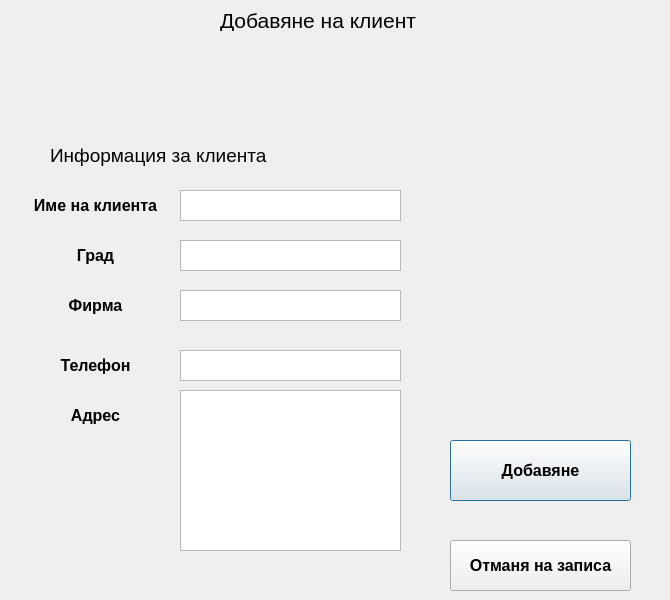
<?xml version="1.0" encoding="UTF-8"?>
<ui version="4.0">
 <class>NewClient</class>
 <widget class="QDialog" name="NewClient">
  <property name="geometry">
   <rect>
    <x>0</x>
    <y>0</y>
    <width>670</width>
    <height>600</height>
   </rect>
  </property>
  <property name="windowTitle">
   <string>Dialog</string>
  </property>
  <widget class="QLabel" name="L_Klient_Main">
   <property name="geometry">
    <rect>
     <x>50</x>
     <y>140</y>
     <width>221</width>
     <height>31</height>
    </rect>
   </property>
   <property name="font">
    <font>
     <pointsize>14</pointsize>
    </font>
   </property>
   <property name="text">
    <string>Информация за клиента</string>
   </property>
  </widget>
  <widget class="QLabel" name="L_Klient_Name">
   <property name="geometry">
    <rect>
     <x>10</x>
     <y>190</y>
     <width>171</width>
     <height>31</height>
    </rect>
   </property>
   <property name="font">
    <font>
     <pointsize>12</pointsize>
     <weight>75</weight>
     <bold>true</bold>
    </font>
   </property>
   <property name="autoFillBackground">
    <bool>true</bool>
   </property>
   <property name="text">
    <string>Име на клиента</string>
   </property>
   <property name="alignment">
    <set>Qt::AlignCenter</set>
   </property>
  </widget>
  <widget class="QLabel" name="L_Klien_City">
   <property name="geometry">
    <rect>
     <x>10</x>
     <y>240</y>
     <width>171</width>
     <height>31</height>
    </rect>
   </property>
   <property name="font">
    <font>
     <pointsize>12</pointsize>
     <weight>75</weight>
     <bold>true</bold>
    </font>
   </property>
   <property name="autoFillBackground">
    <bool>true</bool>
   </property>
   <property name="text">
    <string>Град</string>
   </property>
   <property name="alignment">
    <set>Qt::AlignCenter</set>
   </property>
  </widget>
  <widget class="QLabel" name="L_Klient_Firm">
   <property name="geometry">
    <rect>
     <x>10</x>
     <y>290</y>
     <width>171</width>
     <height>31</height>
    </rect>
   </property>
   <property name="font">
    <font>
     <pointsize>12</pointsize>
     <weight>75</weight>
     <bold>true</bold>
    </font>
   </property>
   <property name="autoFillBackground">
    <bool>true</bool>
   </property>
   <property name="text">
    <string>Фирма</string>
   </property>
   <property name="alignment">
    <set>Qt::AlignCenter</set>
   </property>
  </widget>
  <widget class="QLabel" name="L_Klient_Phone">
   <property name="geometry">
    <rect>
     <x>10</x>
     <y>350</y>
     <width>171</width>
     <height>31</height>
    </rect>
   </property>
   <property name="font">
    <font>
     <pointsize>12</pointsize>
     <weight>75</weight>
     <bold>true</bold>
    </font>
   </property>
   <property name="autoFillBackground">
    <bool>true</bool>
   </property>
   <property name="text">
    <string>Телефон</string>
   </property>
   <property name="alignment">
    <set>Qt::AlignCenter</set>
   </property>
  </widget>
  <widget class="QLabel" name="L_Klient_Address">
   <property name="geometry">
    <rect>
     <x>10</x>
     <y>400</y>
     <width>171</width>
     <height>31</height>
    </rect>
   </property>
   <property name="font">
    <font>
     <pointsize>12</pointsize>
     <weight>75</weight>
     <bold>true</bold>
    </font>
   </property>
   <property name="autoFillBackground">
    <bool>true</bool>
   </property>
   <property name="text">
    <string>Адрес</string>
   </property>
   <property name="alignment">
    <set>Qt::AlignCenter</set>
   </property>
  </widget>
  <widget class="QTextEdit" name="Text_KlientName">
   <property name="geometry">
    <rect>
     <x>180</x>
     <y>190</y>
     <width>221</width>
     <height>31</height>
    </rect>
   </property>
  </widget>
  <widget class="QTextEdit" name="Text_KlientCity">
   <property name="geometry">
    <rect>
     <x>180</x>
     <y>240</y>
     <width>221</width>
     <height>31</height>
    </rect>
   </property>
  </widget>
  <widget class="QTextEdit" name="Text_KlientFirm">
   <property name="geometry">
    <rect>
     <x>180</x>
     <y>290</y>
     <width>221</width>
     <height>31</height>
    </rect>
   </property>
  </widget>
  <widget class="QTextEdit" name="Text_KlientPhone">
   <property name="geometry">
    <rect>
     <x>180</x>
     <y>350</y>
     <width>221</width>
     <height>31</height>
    </rect>
   </property>
  </widget>
  <widget class="QTextEdit" name="Text_KlientAddress">
   <property name="geometry">
    <rect>
     <x>180</x>
     <y>390</y>
     <width>221</width>
     <height>161</height>
    </rect>
   </property>
  </widget>
  <widget class="QLabel" name="MainKlientFormLabel">
   <property name="geometry">
    <rect>
     <x>220</x>
     <y>10</y>
     <width>211</width>
     <height>21</height>
    </rect>
   </property>
   <property name="font">
    <font>
     <pointsize>16</pointsize>
    </font>
   </property>
   <property name="text">
    <string>Добавяне на клиент</string>
   </property>
  </widget>
  <widget class="QPushButton" name="Button_Add_Klient">
   <property name="geometry">
    <rect>
     <x>450</x>
     <y>440</y>
     <width>181</width>
     <height>61</height>
    </rect>
   </property>
   <property name="font">
    <font>
     <pointsize>12</pointsize>
     <weight>75</weight>
     <bold>true</bold>
    </font>
   </property>
   <property name="text">
    <string>Добавяне</string>
   </property>
  </widget>
  <widget class="QPushButton" name="Button_CancelAdd">
   <property name="geometry">
    <rect>
     <x>450</x>
     <y>540</y>
     <width>181</width>
     <height>51</height>
    </rect>
   </property>
   <property name="font">
    <font>
     <pointsize>12</pointsize>
     <weight>75</weight>
     <bold>true</bold>
    </font>
   </property>
   <property name="text">
    <string>Отманя на записа</string>
   </property>
  </widget>
 </widget>
 <resources/>
 <connections/>
</ui>
